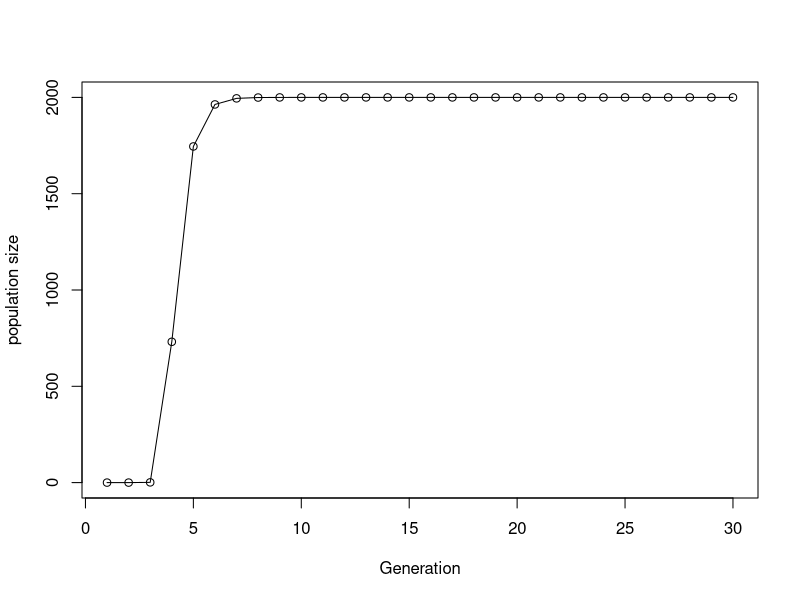

Write the R code that produced this figure.
# 22 Oct 2016. start 9:20 am
#2.6 Exercises
#1. Write a loop that prints out the numbers from 20 to 10
for (i in 20:10){
  print(i)
}

#2. Write a loop that print out only the numbers from 20 to 10 that are even
is_even <- function(x){
  if (x %% 2 == 0){
    return(TRUE)
  }else{
    return(FALSE)
  }
}

for (i in 20:10){
  if (is_even(i)){
  print(i)
}
}

#3. Write a function that calculates whether a number is a prime number (hint: what does 2 %% 3 give you?)
# The hint didn't help.


is_prime <- function(num) {
  if (num == 2) {
    TRUE
  } else if (any(num %% 2:(num-1) == 0)) {
    FALSE
  } else { 
    TRUE
  }
}

b <- 37
if(is_prime(b)){
  cat(b, "is prime")
} else {
  cat(b, "is not prime")
}



# 4. Write a loop that prints out the numbers from 1 to 20, printing “Good: NUMBER” if the number is
# divisible by five and “Job: NUMBER” if then number is prime, and nothing otherwise.

div_by_five <- function(x) {
  if(x %% 5 == 0) {
    return(TRUE)
  }else{
    return(FALSE)
  }
}
  

for (i in 1:20){
  if (div_by_five(i)){
    cat("Good: ",i, "\n")
  }else if(is_prime(i)){
    cat("job: ", i, "\n")
  }else{
    cat(i, "\n")
  }
}

# 4. A biologist is modelling population growth using a Gompertz curve, which is defined as y(t) = a.e−b.e−c.t
# where y is population size, t is time, a and b are parameters, and e is the exponential function. Write
# them a function that calculates population size at any time for any values of its parameters.

pop_size_at_t <- function(t, a, b, c){
  y = a*(exp(-b*(exp(-c*t))))
  return(y)
}
print(pop_size_at_t(194,20,33,22))
# Well, I think the above is working, but have some doubts

# 5. The biologist likes your function so much they want you to write another function that plots the progress
# of the population over a given length of time. Write it for them.

pop_size_over_time <- function(final_time,a,b,c){
  for (i in 1:final_time){
    cat(i, ",", pop_size_at_t(i, a, b, c), "\n")
  }
}
#pop_size_over_time(30,2000,3000,2)# still don't like look of output

# 6. The biologist likes your function so much they want you to write another function that plots the progress
# of the population over a given length of time. Write it for them.


get_pop_growth_list <- function(final_time,a,b,c){
  pop_growth_list <- c()#create empty list
  for (i in 1:final_time){
    current_pop_size <- pop_size_at_t(i, a, b, c)
    pop_growth_list <- c(pop_growth_list, current_pop_size)#add to growing list
  }
  return(pop_growth_list)
}


plot(get_pop_growth_list(30,2000,3000,2),type="o", xlab="Generation", ylab = "population size") # that was easy
